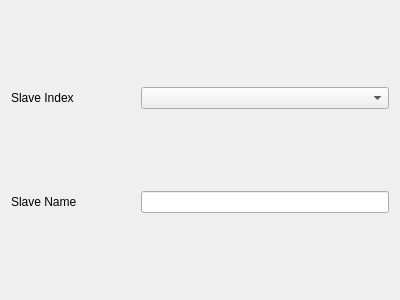
<?xml version="1.0" encoding="UTF-8"?>
<ui version="4.0">
 <class>Form_SlaveChoose</class>
 <widget class="QWidget" name="Form_SlaveChoose">
  <property name="geometry">
   <rect>
    <x>0</x>
    <y>0</y>
    <width>400</width>
    <height>300</height>
   </rect>
  </property>
  <property name="windowTitle">
   <string>Form</string>
  </property>
  <layout class="QGridLayout" name="gridLayout">
   <item row="0" column="0">
    <layout class="QHBoxLayout" name="horizontalLayout" stretch="1,2">
     <item>
      <widget class="QLabel" name="label">
       <property name="text">
        <string>Slave Index</string>
       </property>
      </widget>
     </item>
     <item>
      <widget class="QComboBox" name="comboBox_slaveChoose"/>
     </item>
    </layout>
   </item>
   <item row="1" column="0">
    <layout class="QHBoxLayout" name="horizontalLayout_2" stretch="1,2">
     <item>
      <widget class="QLabel" name="label_2">
       <property name="text">
        <string>Slave Name</string>
       </property>
      </widget>
     </item>
     <item>
      <widget class="QLineEdit" name="lineEdit_slaveName"/>
     </item>
    </layout>
   </item>
  </layout>
 </widget>
 <resources/>
 <connections/>
</ui>
